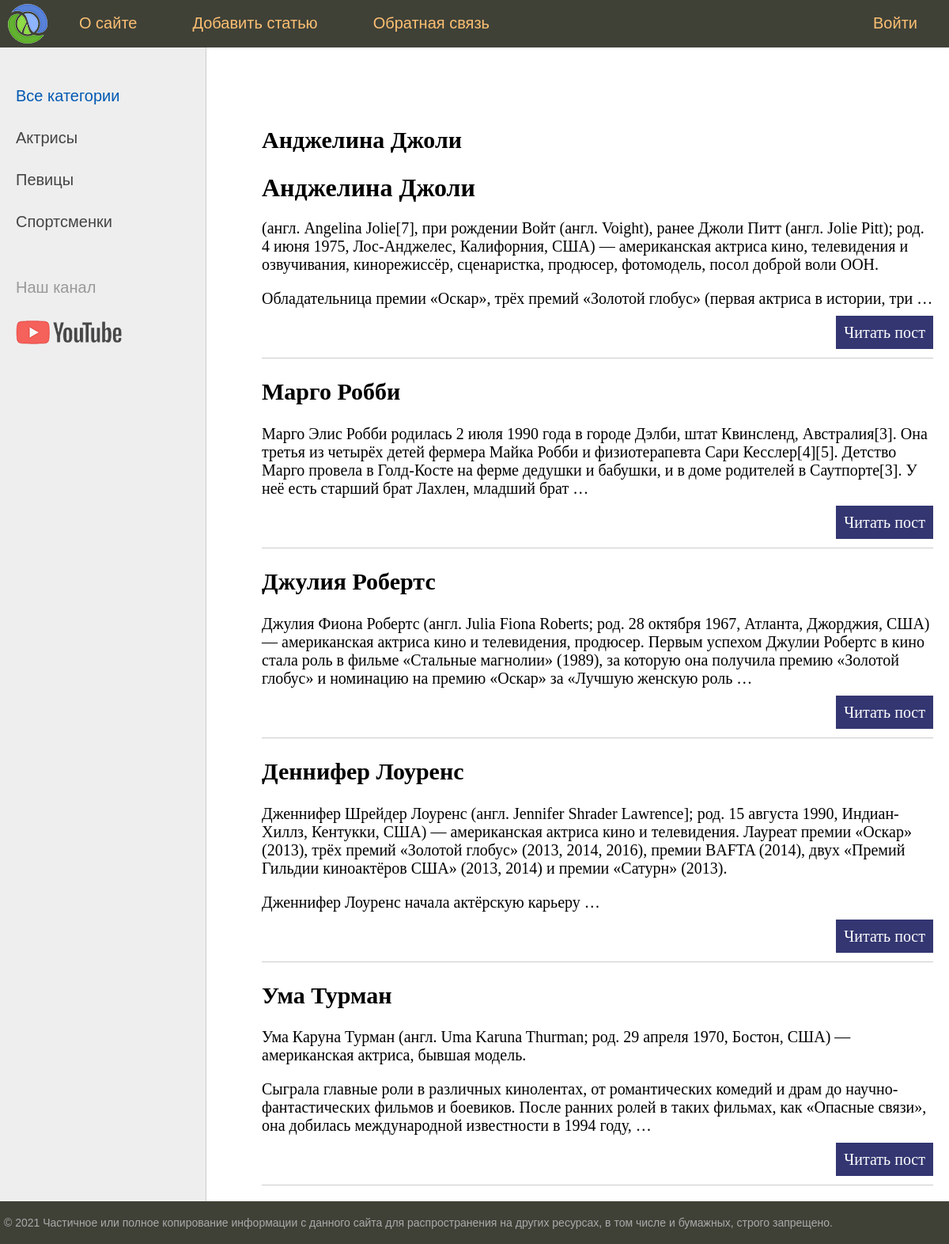
The page / on the database its author committed.
### women/models.py (models this page shows, shortened)
class Women(models.Model):
    title = models.CharField(max_length=255)
    content = models.TextField(blank=True)
    photo = models.ImageField(upload_to='photos/%Y/%m/%d/')
    time_create = models.DateTimeField(auto_now_add=True)
    time_update = models.DateTimeField(auto_now=True)
    is_published = models.BooleanField(default=True)
    cat = models.ForeignKey('Category', on_delete=models.PROTECT, null=True)
    def get_absolute_url(self):
        return reverse('post', kwargs={'post_id': self.pk}) # pk is internal attribute of Model. It's 'primary key'

### women/views.py (the view)
# urls.py: path('', index, name='home'),
def index(request):
    posts = Women.objects.all()
    context = {
        'posts': posts,
        'menu': menu,
        'title': 'Главная страница'
    }
    return render(request, 'women/index.html', context=context) # 'context' is special named parametr

### women/templates/women/index.html (shortened to what this page needs)
{% extends 'women/base.html' %}
{% block content %}
<ul class="list-articles">
	{% for p in posts %}
			<li><h2>{{p.title}}</h2>
	{% autoescape off %}
	{{p.content|linebreaks|truncatewords:50}}
	{% endautoescape %}
			<p class="link-read-post"><a href="{{ p.get_absolute_url }}">Читать пост</a></p>
			</li>
	{% endfor %}
</ul>
{% endblock %}

### women/static/women/css/styles.css (style rules this page uses)
html, body { font-family: 'Arial'; margin: 0; padding: 0; height: 100%; width: 100%; color: #444; }
a { color: #0059b2; text-decoration: none; }
p.link-read-post { text-align: right; }
p.link-read-post a { padding: 10px; min-width: 100px; background: #333671; color: #fff; text-decoration: none; }
ul.list-articles { list-style: none; margin: 0; padding: 0; }
ul.list-articles li { border-bottom: 1px solid #ccc; }
.content-text h1 { font-size: 32px; }

### rows shown on the page
Women: title "Анджелина Джоли", content "Анджелина Джоли (англ. Angelina Jolie[7], при рождении Войт (англ. Voight), ранее Джоли Питт (англ. Jolie Pitt); род. 4 июня 1975, Лос-Анджелес, Калифорния, США) — американская актриса кино, телевидения и озвучивания, кинорежиссёр, сценаристка, продюсер, фотомодель, посол доброй воли ООН. Обладательница премии «Оскар», трёх премий «Золотой глобус» (первая актриса в истории, три …"
Women: title "Марго Робби", content "Марго Элис Робби родилась 2 июля 1990 года в городе Дэлби, штат Квинсленд, Австралия[3]. Она третья из четырёх детей фермера Майка Робби и физиотерапевта Сари Кесслер[4][5]. Детство Марго провела в Голд-Косте на ферме дедушки и бабушки, и в доме родителей в Саутпорте[3]. У неё есть старший брат Лахлен, младший брат …"
Women: title "Джулия Робертс", content "Джулия Фиона Робертс (англ. Julia Fiona Roberts; род. 28 октября 1967, Атланта, Джорджия, США) — американская актриса кино и телевидения, продюсер. Первым успехом Джулии Робертс в кино стала роль в фильме «Стальные магнолии» (1989), за которую она получила премию «Золотой глобус» и номинацию на премию «Оскар» за «Лучшую женскую роль …"
Women: title "Деннифер Лоуренс", content "Дженнифер Шрейдер Лоуренс (англ. Jennifer Shrader Lawrence]; род. 15 августа 1990, Индиан-Хиллз, Кентукки, США) — американская актриса кино и телевидения. Лауреат премии «Оскар» (2013), трёх премий «Золотой глобус» (2013, 2014, 2016), премии BAFTA (2014), двух «Премий Гильдии киноактёров США» (2013, 2014) и премии «Сатурн» (2013). Дженнифер Лоуренс начала актёрскую карьеру …"
Women: title "Ума Турман", content "Ума Каруна Турман (англ. Uma Karuna Thurman; род. 29 апреля 1970, Бостон, США) — американская актриса, бывшая модель. Сыграла главные роли в различных кинолентах, от романтических комедий и драм до научно-фантастических фильмов и боевиков. После ранних ролей в таких фильмах, как «Опасные связи», она добилась международной известности в 1994 году, …"

### other values the page prints
{{ m.title }} "О сайте" "Добавить статью" "Обратная связь"
{{ m.title }} "Войти"
